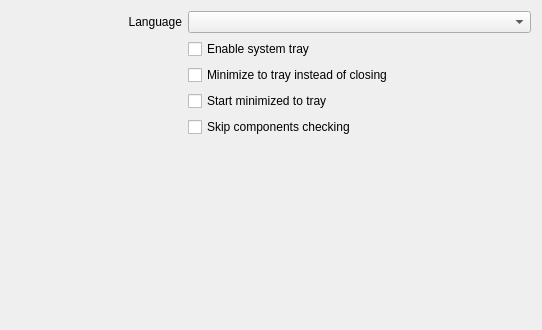
            <widget class="QWidget" name="scrollAreaWidgetContents_general">
             <property name="geometry">
              <rect>
               <x>0</x>
               <y>0</y>
               <width>542</width>
               <height>330</height>
              </rect>
             </property>
             <layout class="QVBoxLayout" name="verticalLayout_7">
              <item>
               <layout class="QHBoxLayout" name="layout_language">
                <item>
                 <widget class="QLabel" name="label_language">
                  <property name="sizePolicy">
                   <sizepolicy hsizetype="Preferred" vsizetype="Preferred">
                    <horstretch>1</horstretch>
                    <verstretch>0</verstretch>
                   </sizepolicy>
                  </property>
                  <property name="text">
                   <string>Language</string>
                  </property>
                  <property name="alignment">
                   <set>Qt::AlignRight|Qt::AlignTrailing|Qt::AlignVCenter</set>
                  </property>
                 </widget>
                </item>
                <item>
                 <widget class="QComboBox" name="comboBox_language">
                  <property name="sizePolicy">
                   <sizepolicy hsizetype="Preferred" vsizetype="Fixed">
                    <horstretch>2</horstretch>
                    <verstretch>0</verstretch>
                   </sizepolicy>
                  </property>
                  <property name="toolTip">
                   <string>Select a language</string>
                  </property>
                 </widget>
                </item>
               </layout>
              </item>
              <item>
               <layout class="QHBoxLayout" name="layout_enableTray">
                <item>
                 <widget class="QLabel" name="label_enableTray">
                  <property name="sizePolicy">
                   <sizepolicy hsizetype="Preferred" vsizetype="Preferred">
                    <horstretch>1</horstretch>
                    <verstretch>0</verstretch>
                   </sizepolicy>
                  </property>
                 </widget>
                </item>
                <item>
                 <widget class="QCheckBox" name="checkBox_enableTray">
                  <property name="sizePolicy">
                   <sizepolicy hsizetype="Minimum" vsizetype="Fixed">
                    <horstretch>2</horstretch>
                    <verstretch>0</verstretch>
                   </sizepolicy>
                  </property>
                  <property name="text">
                   <string>Enable system tray</string>
                  </property>
                 </widget>
                </item>
               </layout>
              </item>
              <item>
               <layout class="QHBoxLayout" name="layout_closeToTray">
                <item>
                 <widget class="QLabel" name="label_closeToTray">
                  <property name="sizePolicy">
                   <sizepolicy hsizetype="Preferred" vsizetype="Preferred">
                    <horstretch>1</horstretch>
                    <verstretch>0</verstretch>
                   </sizepolicy>
                  </property>
                 </widget>
                </item>
                <item>
                 <widget class="QCheckBox" name="checkBox_closeToTray">
                  <property name="sizePolicy">
                   <sizepolicy hsizetype="Minimum" vsizetype="Fixed">
                    <horstretch>2</horstretch>
                    <verstretch>0</verstretch>
                   </sizepolicy>
                  </property>
                  <property name="text">
                   <string>Minimize to tray instead of closing</string>
                  </property>
                 </widget>
                </item>
               </layout>
              </item>
              <item>
               <layout class="QHBoxLayout" name="layout_startToTray">
                <item>
                 <widget class="QLabel" name="label_startToTray">
                  <property name="sizePolicy">
                   <sizepolicy hsizetype="Preferred" vsizetype="Preferred">
                    <horstretch>1</horstretch>
                    <verstretch>0</verstretch>
                   </sizepolicy>
                  </property>
                 </widget>
                </item>
                <item>
                 <widget class="QCheckBox" name="checkBox_startToTray">
                  <property name="sizePolicy">
                   <sizepolicy hsizetype="Minimum" vsizetype="Fixed">
                    <horstretch>2</horstretch>
                    <verstretch>0</verstretch>
                   </sizepolicy>
                  </property>
                  <property name="text">
                   <string>Start minimized to tray</string>
                  </property>
                 </widget>
                </item>
               </layout>
              </item>
              <item>
               <layout class="QHBoxLayout" name="layout_components">
                <item>
                 <widget class="QLabel" name="label_components">
                  <property name="sizePolicy">
                   <sizepolicy hsizetype="Preferred" vsizetype="Preferred">
                    <horstretch>1</horstretch>
                    <verstretch>0</verstretch>
                   </sizepolicy>
                  </property>
                 </widget>
                </item>
                <item>
                 <widget class="QCheckBox" name="checkBox_components">
                  <property name="sizePolicy">
                   <sizepolicy hsizetype="Minimum" vsizetype="Fixed">
                    <horstretch>2</horstretch>
                    <verstretch>0</verstretch>
                   </sizepolicy>
                  </property>
                  <property name="text">
                   <string>Skip components checking</string>
                  </property>
                 </widget>
                </item>
               </layout>
              </item>
              <item>
               <spacer name="spacer_general">
                <property name="orientation">
                 <enum>Qt::Vertical</enum>
                </property>
                <property name="sizeHint" stdset="0">
                 <size>
                  <width>424</width>
                  <height>223</height>
                 </size>
                </property>
               </spacer>
              </item>
             </layout>
            </widget>
